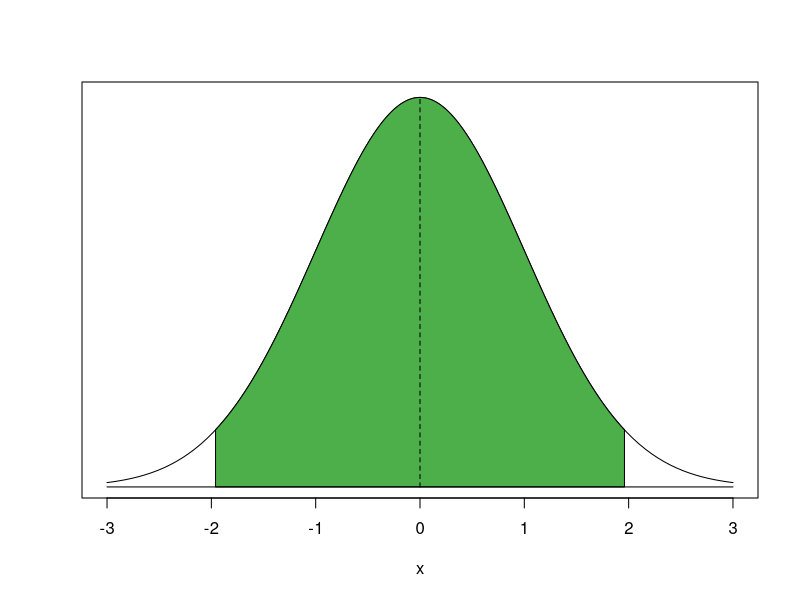
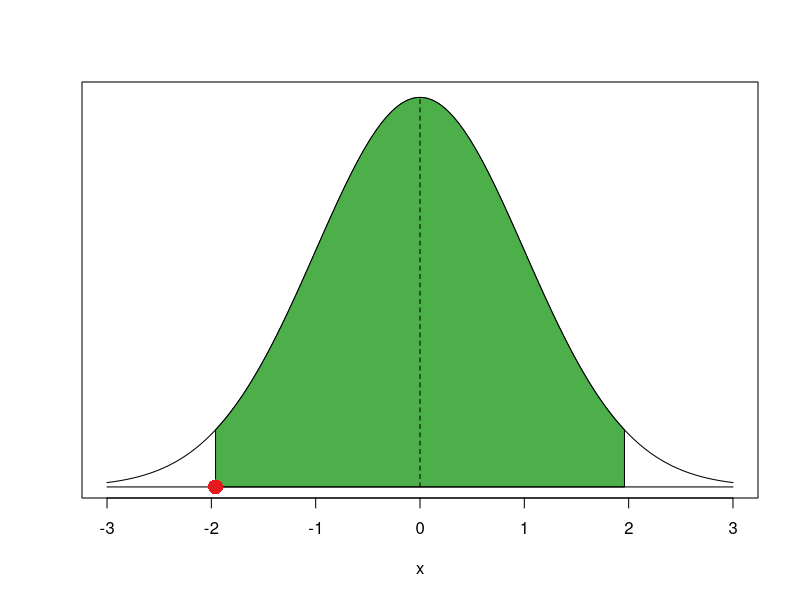
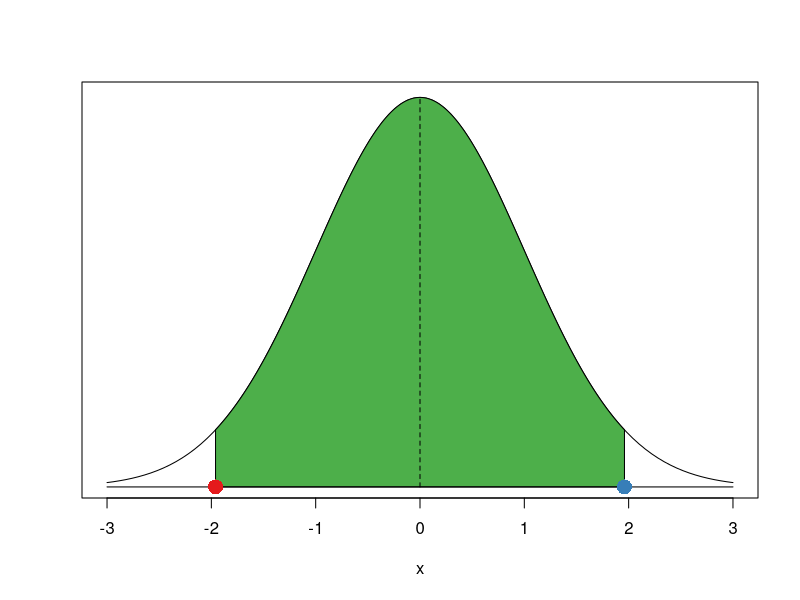
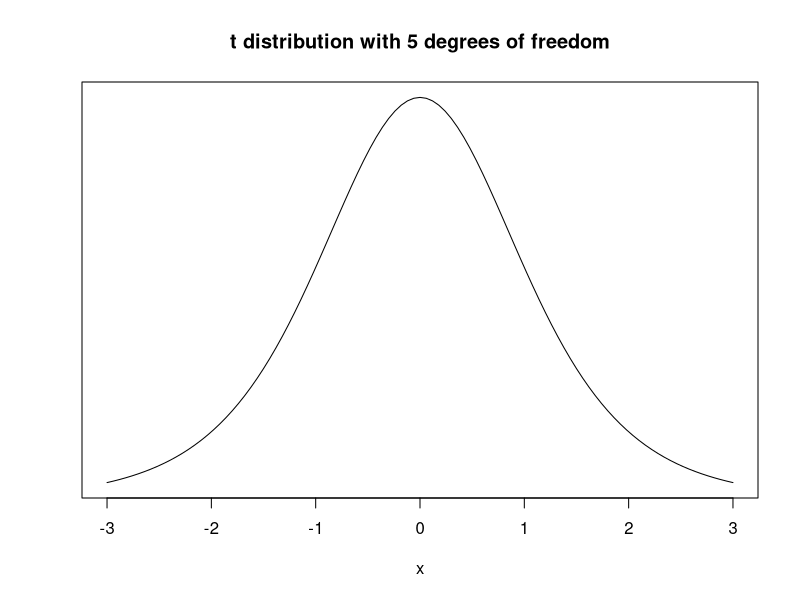
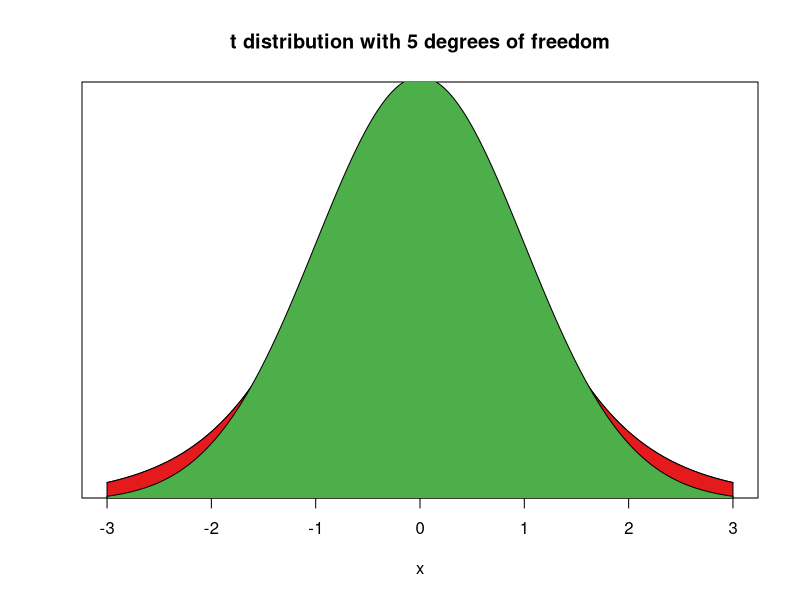
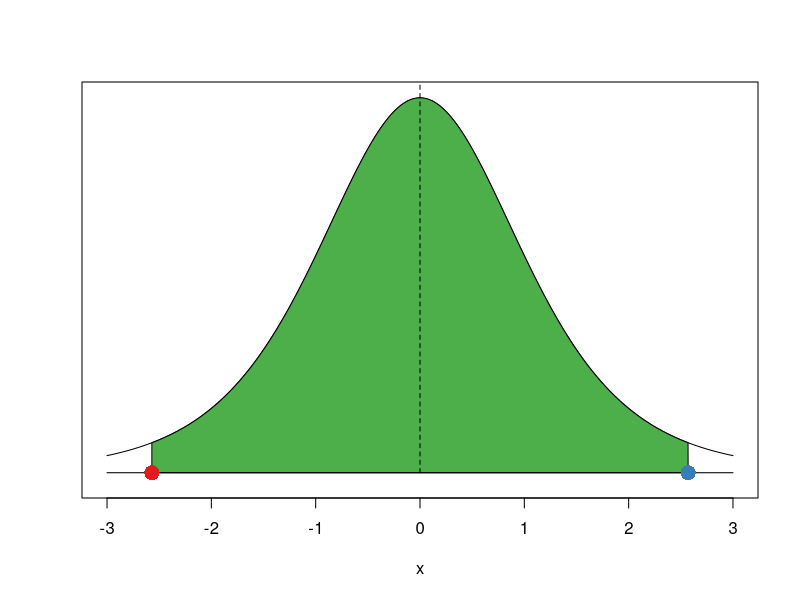
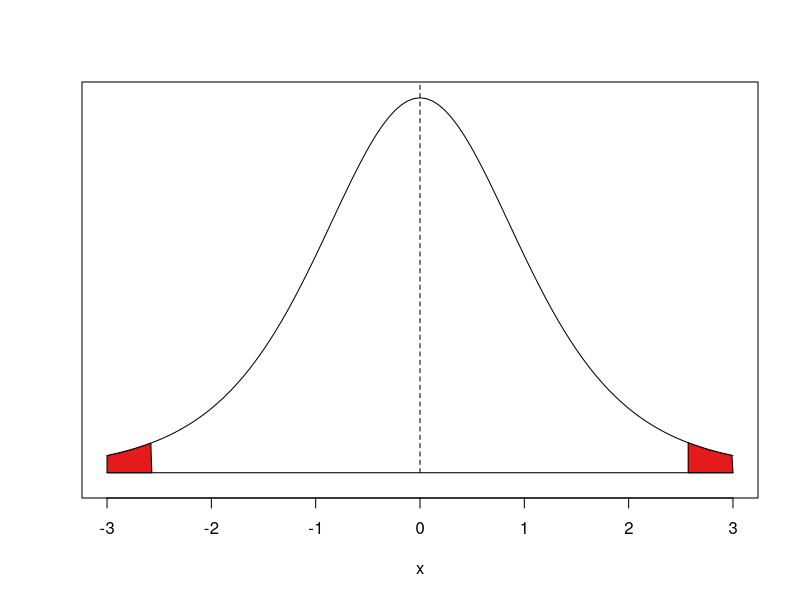
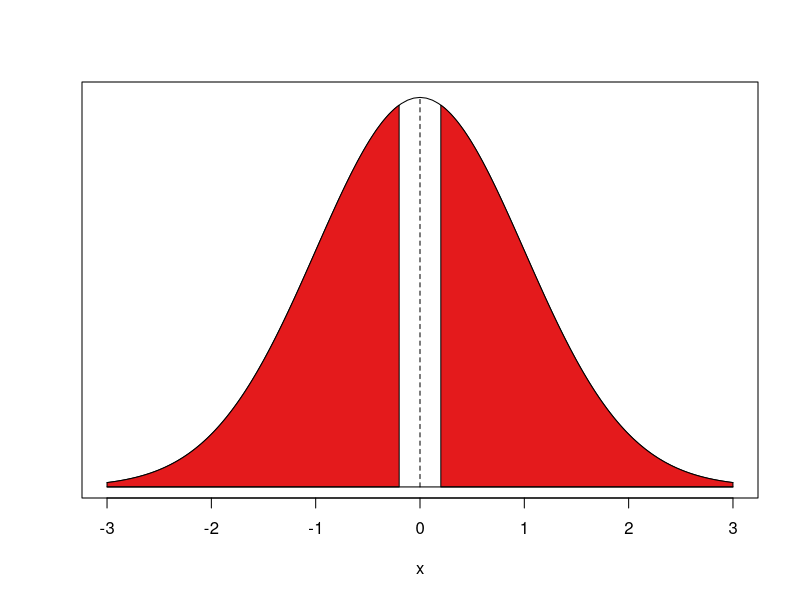

R code for these plots, in order:
## ---- chunk 1
knitr::kable(tibble::tribble(
  ~Variable,     ~Description,
  "h_j",    "1 if Free Judiciary",
  "wdi_gdpc",      "Per capita wealth in US dollars",
  "undp_hdi",      "Human development index (higher values = higher quality of life)",
  "wbgi_cce",      "Control of corruption index (higher values = more control of corruption)",
  "wbgi_pse",    "Political stability index (higher values = more stable)",
  "former_col",    "1 = country was a colony once",
  "lp_lat_abst",    "Latitude of country's captial divided by 90"
))
## ---- chunk 2
world.data <- read.csv("QoG2012.csv")
## ---- chunk 3
summary(world.data)
## ---- chunk 4
names(world.data)[2] <- "wealth" 
names(world.data)
## ---- chunk 5
mean(world.data$wealth)
## ---- chunk 6
# copy of the dataset
full.data <- world.data

# delete rows from dataset that have missings on wealth variable
world.data <- world.data[ !is.na(world.data$wealth) , ]
## ---- chunk 7
mean(world.data$wealth)
## ---- chunk 8
se.y_bar <- (sd(world.data$wealth) / sqrt( length(world.data$wealth) ))
## ---- chunk 9
mean(world.data$wealth)
## ---- chunk 10
n <- length(world.data$wealth)
n
## ---- chunk 11
se.y_bar <- sd(world.data$wealth) / sqrt(n)
## ---- chunk 12
# lower bound
lb <- mean(world.data$wealth) - 1.96 * se.y_bar
# upper bound
ub <- mean(world.data$wealth) + 1.96 * se.y_bar
# results (the population mean lies within this interval with 95% probability)
lb # lower bound
mean(world.data$wealth) # sample mean
ub # upper bound
## ---- chunk 13
t.value <- (mean(world.data$wealth) - 10000) / se.y_bar
t.value
## ---- chunk 14
2* ( 1 - pt(t.value, df = (n-1) ))
## ---- chunk 15
t.test(world.data$wealth, mu = 10000, alt = "two.sided") 

## ---- chunk 16
options(repos=c(CRAN="https://ftp.gwdg.de/pub/misc/cran/"))
install.packages("RColorBrewer")
library(RColorBrewer)
c.cols <- brewer.pal(3, "Set1")
## ---- chunk 17
curve(dnorm(x, 0, 1), xlim = c(-3, 3), ylab = "", yaxt = "n")
c.x <- c(-1.96, seq(-1.96, 1.96, 0.01), 1.96 )
c.y <- c(0, dnorm(seq(-1.96, 1.96, 0.01)), 0 )
polygon(c.x, c.y, col=c.cols[3])
segments(x0=-3,y0=0,x1=3,y1=0)
segments(x0=0, y0 = 0, x1=0, y = dnorm(0), lty = "dashed")
## ---- chunk 18
# value for cumulative probability 95 percent in the standard normal distribution
qnorm(0.025, mean = 0, sd = 1)
## ---- chunk 19
curve(dnorm(x, 0, 1), xlim = c(-3, 3), ylab = "", yaxt = "n")
c.x <- c(-1.96, seq(-1.96, 1.96, 0.01), 1.96 )
c.y <- c(0, dnorm(seq(-1.96, 1.96, 0.01)), 0 )
polygon(c.x, c.y, col=c.cols[3])
segments(x0=-3,y0=0,x1=3,y1=0)
segments(x0=0, y0 = 0, x1=0, y = dnorm(0), lty = "dashed")
points(x=qnorm(0.025, mean = 0, sd = 1), y = 0, pch = 16, cex = 2, col = c.cols[1])
## ---- chunk 20
# value for cumulative probability 95 percent in the standard normal distribution
qnorm(0.975, mean = 0, sd = 1)
## ---- chunk 21
curve(dnorm(x, 0, 1), xlim = c(-3, 3), ylab = "", yaxt = "n")
c.x <- c(-1.96, seq(-1.96, 1.96, 0.01), 1.96 )
c.y <- c(0, dnorm(seq(-1.96, 1.96, 0.01)), 0 )
polygon(c.x, c.y, col=c.cols[3])
segments(x0=-3,y0=0,x1=3,y1=0)
segments(x0=0, y0 = 0, x1=0, y = dnorm(0), lty = "dashed")
points(x=qnorm(0.025, mean = 0, sd = 1), y = 0, pch = 16, cex = 2, col = c.cols[1])
points(x=qnorm(0.975, mean = 0, sd = 1), y = 0, pch = 16, cex = 2, col = c.cols[2])
## ---- chunk 22
curve(dt(x, 5), xlim = c(-3, 3), ylab = "", yaxt = "n", main = "t distribution with 5 degrees of freedom")
## ---- chunk 23
curve(dt(x, 5), xlim = c(-3, 3), ylab = "", yaxt = "n", main = "t distribution with 5 degrees of freedom")
c.x <- c(-3, seq(-3, 3, 0.01), 3 )
c.y <- c(0, dt(seq(-3, 3, 0.01), df = 5), 0 )
polygon(c.x, c.y, col=c.cols[1])
c.x <- c(-3, seq(-3, 3, 0.01), 3 )
c.y <- c(0, dnorm(seq(-3, 3, 0.01)), 0 )
polygon(c.x, c.y, col=c.cols[3])
## ---- chunk 24
# value for cumulative probability 95 percent in the t distribution with 5 degrees of freedom
qt(0.975, df = 5)
## ---- chunk 25
curve(dt(x, df=5), xlim = c(-3, 3), ylab = "", yaxt = "n", ylim = c(-0.01, .38))
c.x <- c(qt(0.025, df = 5), seq(qt(0.025, df = 5), qt(0.975, df = 5), 0.01), qt(0.975, df = 5) )
c.y <- c(0, dt(seq(qt(0.025, df = 5), qt(0.975, df = 5), 0.01), df = 5), 0 )
polygon(c.x, c.y, col=c.cols[3])
segments(x0=-3,y0=0,x1=3,y1=0)
segments(x0=0, y0 = 0, x1=0, y = dnorm(0), lty = "dashed")

points(x=qt(0.025, df = 5), y = 0, pch = 16, cex = 2, col = c.cols[1])
points(x=qt(0.975, df = 5), y = 0, pch = 16, cex = 2, col = c.cols[2])
## ---- chunk 26
summary(world.data$wealth)
## ---- chunk 27
which(world.data$h_j==1)
## ---- chunk 28
mean( world.data$wealth[which(world.data$h_j==1)])
## ---- chunk 29
mean( world.data$wealth[which(world.data$h_j==0)])
## ---- chunk 30
# t.test for the difference between 2 means
t.test(world.data$wealth[which(world.data$h_j==1)], # mean 1  
       world.data$wealth[which(world.data$h_j==0)], # mean 2
       mu = 0, # difference under the null hypothesis
       alt = "two.sided",  # two sided test (difference in means could be smaller or larger than 0)
       conf = 0.95) # confidence interval
## ---- chunk 31
(1 - pt(2.9, df = 5)) *2
## ---- chunk 32
curve(dt(x, df=5), xlim = c(-3, 3), ylab = "", yaxt = "n", ylim = c(-0.01, .38))
c.x <- c(qt(0.975, df = 5), seq(qt(0.975, df = 5), 3, 0.01), 3 )
c.y <- c(0, dt(seq(qt(0.975, df = 5), 3, 0.01), df = 5), 0 )
polygon(c.x, c.y, col=c.cols[1])

c.x <- c(-3, seq(-3, qt(0.025, df = 5), 0.01), qt(0.025, df = 5) )
c.y <- c(0, dt(seq(-3, qt(0.025, df = 5), 0.01), df = 5), 0 )
polygon(c.x, c.y, col=c.cols[1])

segments(x0=-3,y0=0,x1=3,y1=0)
segments(x0=0, y0 = 0, x1=0, y = dnorm(0), lty = "dashed")
## ---- chunk 33
(1 - pnorm(0.1995059))*2
## ---- chunk 34
curve(dnorm(x, 0, 1), xlim = c(-3, 3), ylab = "", yaxt = "n")

c.x <- c(0.1995059, seq(0.1995059, 3, 0.01), 3 )
c.y <- c(0, dnorm(seq(0.1995059, 3, 0.01)), 0 )
polygon(c.x, c.y, col=c.cols[1])

c.x <- c(-3, seq(-3, -0.1995059, 0.01), -0.1995059 )
c.y <- c(0, dnorm(seq(-3, -0.1995059, 0.01)), 0 )
polygon(c.x, c.y, col=c.cols[1])

segments(x0=-3,y0=0,x1=3,y1=0)
segments(x0=0, y0 = 0, x1=0, y = dnorm(0), lty = "dashed")
## ---- chunk 35
# scatterplot
plot(world.data$undp_hdi ~ world.data$wbgi_cce,
  xlim = c(xmin = -2, xmax = 3),
  ylim = c(ymin = 0, ymax = 1),
  frame = FALSE,
  xlab = "World Bank Control of Corruption Index",
  ylab = "UNDP Human Development Index",
  main = "Relationship b/w Quality of Institutions and Quality of Life"
  )
## ---- chunk 36
cor(y = world.data$undp_hdi, x = world.data$wbgi_cce, use = "complete.obs")
